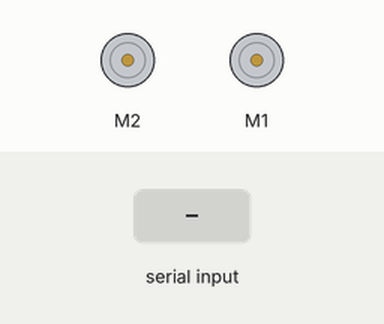
Recording of a sketch running on a simulated Arduino Uno, built with avr-gcc and run on an emulated ATmega328P. On the bench: 2 × DC motor (green arrow = forward, orange = backward, longer = faster). Inputs (shaded band) come from the test bench. What the sketch prints to the serial monitor is not drawn.

Above: at 1.2 s.
1.3 s: "r" received over Serial
At 2.0 s:
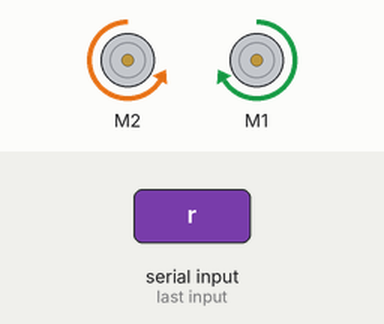
2.8 s: "l" received over Serial
At 3.6 s:
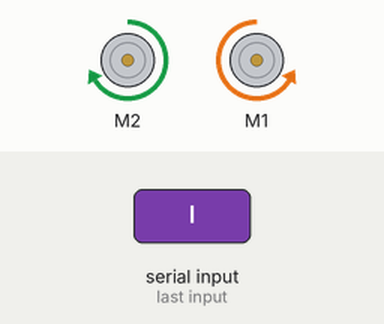
4.3 s: "f" received over Serial
At 4.9 s:
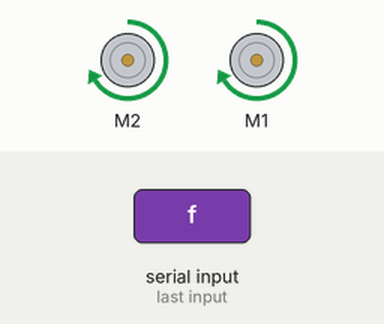
5.8 s: "b" received over Serial
At 6.3 s:
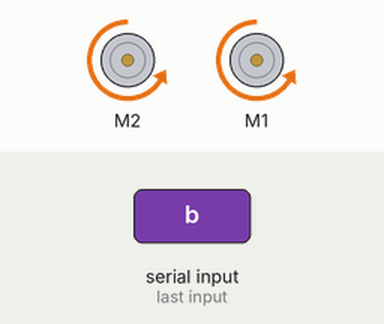
Timing chart, 0 to 8.3 s (numbered marks = the images above; inputs shaded):
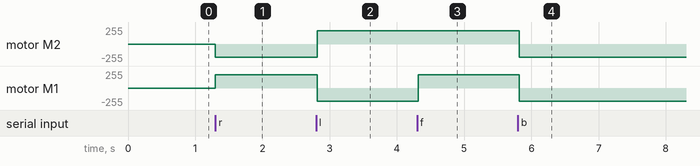

Measured:
- after the input at 1.3 s, motor M2: stopped → backward 200/255 at once; motor M1: stopped → forward 200/255 at once
- after the input at 2.8 s, motor M2: backward 200/255 → forward 200/255 at once; motor M1: forward 200/255 → backward 200/255 at once
- after the input at 4.3 s, motor M1: backward 200/255 → forward 200/255 at once
- after the input at 5.8 s, motor M2, motor M1: forward 200/255 → backward 200/255 at once

The sketch:

combined.ino
```cpp
#include <AccelStepper.h>
#include <AFMotor.h>

char step;
boolean newData = false;
AF_DCMotor port(2); // create motor #2
AF_DCMotor starboard(1); // create motor #1
int time = 100;
int speed = 200;

void setup()
{
 Serial.begin(9600);
 Serial.println("<Arduino is ready>");

  port.setSpeed(speed);     // set the speed to 200/255
  starboard.setSpeed(speed);     // set the speed to 200/255
}

void loop() {
 recvOneChar();
 readDirection();
}

void recvOneChar() {
 if (Serial.available() > 0 && newData == false) {
 step = Serial.read();
 newData = true;
 }
}

void readDirection() {
 if (step=='r')
 {
  Serial.print("Go Right");
  //Right Command
  rotateRight();
  newData = false;
 }
 else if (step=='l')
 {
  Serial.print("Go Left");
  //Left Command
  rotateLeft();
  newData = false;
 }
 else if (step=='f')
 {
  Serial.print("Go Forward");
  //Fwd Command
  forward();
  newData = false;
 }
 else if (step=='b')
 {
  Serial.print("Go Back");
  //Back Command
  back();
  newData = false;
 }
newData = false;
}

void forward()
{
  port.run(RELEASE);
  starboard.run(RELEASE);
  port.run(FORWARD);
  starboard.run(FORWARD);
  //both wheels fwd
  delay(time);
  //coast for set time b/t DDR steps
}

void back()
{
  port.run(RELEASE);
  starboard.run(RELEASE);
  port.run(BACKWARD);
  starboard.run(BACKWARD);
  //both wheels bwd
  delay(time);
  //coast for set time b/t DDR steps
}

void rotateLeft()
{
  port.run(RELEASE);
  starboard.run(RELEASE);
  port.run(FORWARD);
  starboard.run(BACKWARD);
  //tank control style turning
  delay(time);
}

void rotateRight()
{
  port.run(RELEASE);
  starboard.run(RELEASE);
  port.run(BACKWARD);
  starboard.run(FORWARD);
}
```
